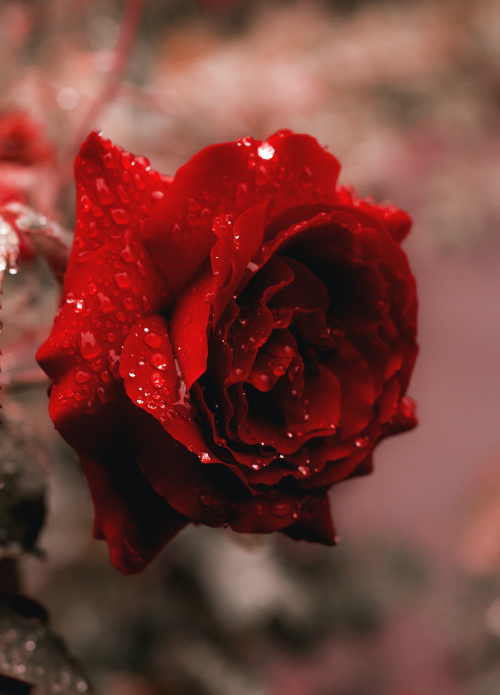
#> input picture photos/flower.jpg, 1000 x 1389 px (shown at 1/2 size)
$ python countours.py
#> lines starting #> are read from the running program, lines starting #| are printed output that depends on the picture; after the words box and inside, x2 and y2 are one past the last pixel; in counts of white or black regions, pixels touching at a corner belong together
import cv2 as cv
import numpy as np

img = cv.imread('photos/flower.jpg')
#> img is the input picture: shape (1389, 1000, 3); mean B, G, R 56, 62.9, 117.9
# cv.imshow('flower', img)
def rescaleFrame(img, scale=0.25):
#> called with scale = 0.25
    width = int(img.shape[1]*scale)
#> width = 250
    height = int(img.shape[0]*scale)
#> height = 347

    dimensions = (width,height)
#> dimensions = (250, 347)
    return cv.resize(img,dimensions,interpolation=cv.INTER_AREA)
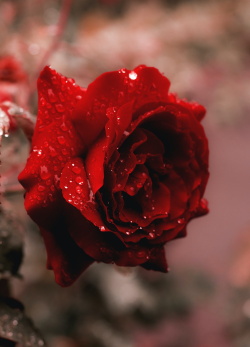
#> returned value: shape (347, 250, 3); mean of channels 0, 1, 2 56, 62.9, 117.9; drawn as B, G, R

img = rescaleFrame(img,0.25)
cv.imshow('small img',img)

blank = np.zeros(img.shape, dtype='uint8')
cv.imshow('Blank', blank)

gray = cv.cvtColor(img, cv.COLOR_BGR2GRAY)
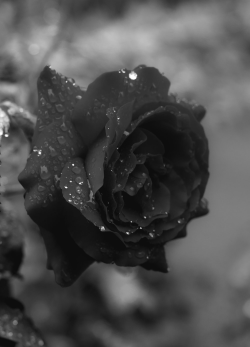
#> gray: shape (347, 250); min 12, max 254, mean 78.5
cv.imshow('Gray', gray)

blur = cv.GaussianBlur(gray, (5,5), cv.BORDER_DEFAULT)
cv.imshow('Blur', blur)

canny = cv.Canny(blur, 125, 175)
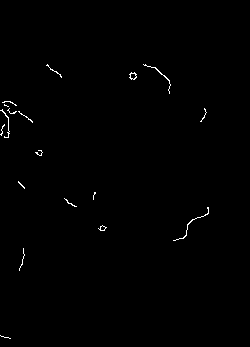
#> canny: shape (347, 250); 0.49% white in thin lines or dots, all inside (x1, y1, x2, y2) = (0, 64, 209, 339)
cv.imshow('Canny Edges', canny)

# ret, thresh = cv.threshold(gray, 125, 255, cv.THRESH_BINARY)
# cv.imshow('Thresh', thresh)

contours, hierarchies = cv.findContours(canny, cv.RETR_LIST, cv.CHAIN_APPROX_SIMPLE)
#> contours = 20 contours, 17 with area under 20; largest, box (x1, y1, x2, y2) and area: (129, 72, 137, 80) 35, (130, 73, 137, 80) 25, (98, 225, 107, 231) 20
print(f'{len(contours)} contour(s) found!')
#| 20 contour(s) found!

cv.drawContours(blank, contours, -1, (0,0,255), 1)
cv.imshow('Contours Drawn', blank)


cv.waitKey(0)
